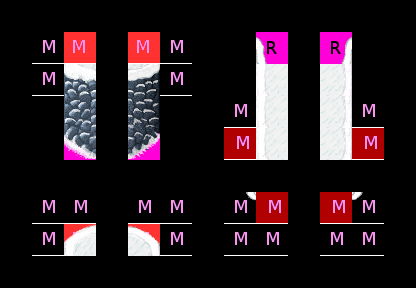

Tiled map render using the project's own tile images. Description and the map definition, with tile-layer contents summarised, below:
An orthogonal 13x9 tile map with 32x32 px tiles, 3 tile layers (ruleRegions, ruleSet, rule_Ground), 3 hidden layers not drawn, 4 tilesets.

<map version="1.0" orientation="orthogonal" width="13" height="9" tilewidth="32" tileheight="32">
 <tileset firstgid="1" name="set_icemountain" tilewidth="32" tileheight="32">
  <image source="../../graphics/tiles/set_icemountain.png" width="96" height="64" />
 </tileset>
 <tileset firstgid="7" name="set_rules" tilewidth="32" tileheight="32">
  <image source="../../graphics/tiles/set_rules.png" width="32" height="32" />
 </tileset>
 <tileset firstgid="8" name="Snow" tilewidth="32" tileheight="32">
  <image source="../../graphics/tiles/Snow.png" width="512" height="512" />
 </tileset>
 <tileset firstgid="264" name="collision" tilewidth="32" tileheight="32">
  <image source="../../graphics/tiles/collision.png" width="64" height="32" />
 </tileset>
 <layer name="ruleRegions" width="13" height="9">
  <data>[117 cells, 40 non-empty, 1 distinct tile ids]</data>
 </layer>
 <layer name="ruleSet" width="13" height="9">
  <data>[117 cells, 32 non-empty, 3 distinct tile ids]</data>
 </layer>
 <layer name="rule_Ground" width="13" height="9">
  <data>[117 cells, 18 non-empty, 14 distinct tile ids]</data>
 </layer>
 <layer name="rule_Fringe" width="13" height="9" visible="0">
  <data>[117 cells, 0 non-empty, 0 distinct tile ids]</data>
 </layer>
 <layer name="rule_Over" width="13" height="9" visible="0">
  <data>[117 cells, 4 non-empty, 3 distinct tile ids]</data>
 </layer>
 <layer name="rule_Collision" width="13" height="9" visible="0">
  <data>[117 cells, 30 non-empty, 1 distinct tile ids]</data>
 </layer>
</map>
